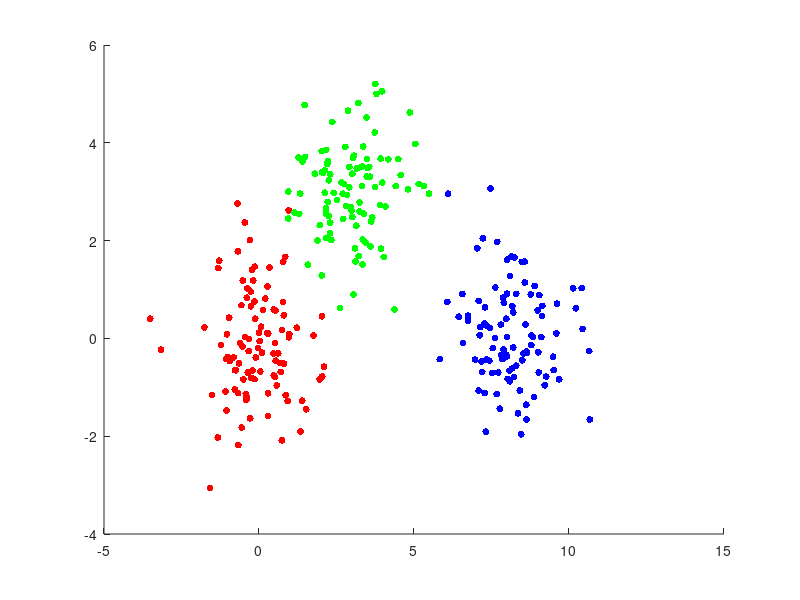

Here is the MATLAB script that generated this plot:
x1 = randn(1, 100); 
y1 = randn(1, 100);
scatter(x1, y1, 25, [1 0 0], 'filled');
hold on

x2 = randn(1, 100) + 3; 
y2 = randn(1, 100) + 3;
scatter(x2, y2, 25, [0 1 0] , 'filled');

x3 = randn(1, 100) + 8; 
y3 = randn(1, 100);
scatter(x3, y3, 25, [0 0 1], 'filled');
hold off

x = [x1, x2, x3];
y = [y1, y2, y3]; 
data = [x', y'];
 [cidx2,cmeans2] = kmeans(data, 2,'replicates', 10);
 [cidx3,cmeans3] = kmeans(data, 3,'replicates', 10);
 [cidx4,cmeans4] = kmeans(data, 4,'replicates', 10);
